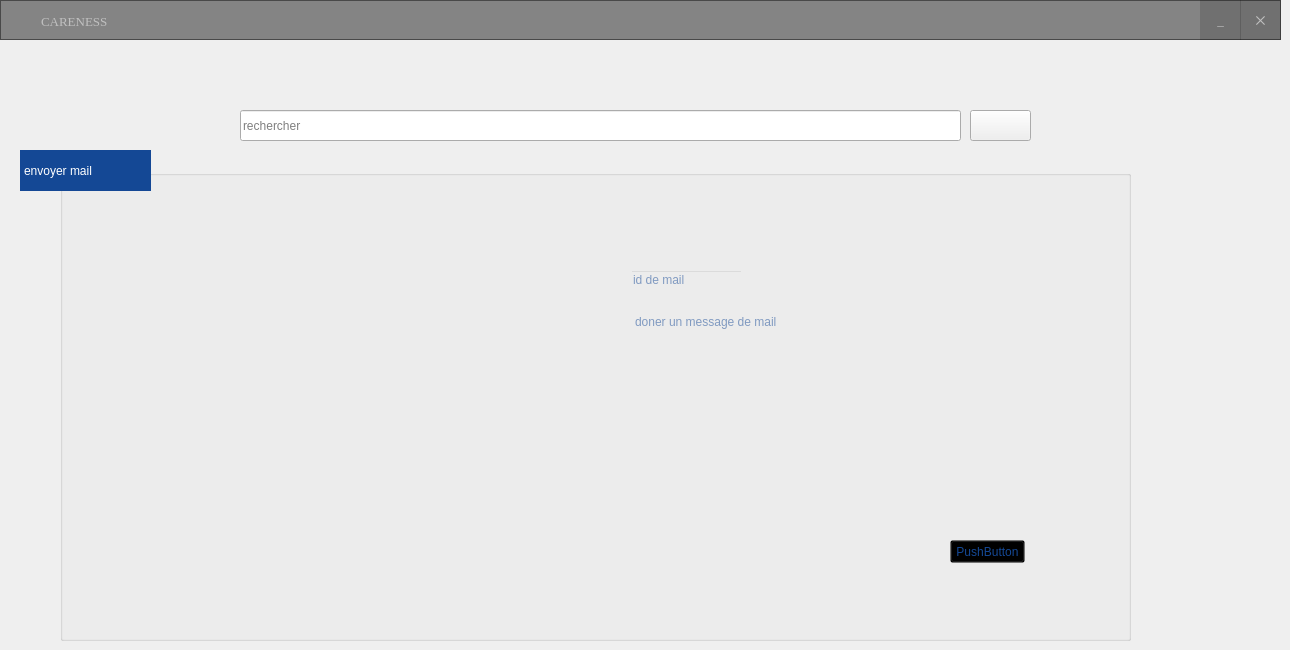
    <widget class="QWidget" name="page_2">
     <widget class="QFrame" name="frame_5">
      <property name="geometry">
       <rect>
        <x>0</x>
        <y>0</y>
        <width>1281</width>
        <height>40</height>
       </rect>
      </property>
      <property name="cursor">
       <cursorShape>ArrowCursor</cursorShape>
      </property>
      <property name="styleSheet">
       <string notr="true">QFrame{
background:rgba(0,0,0,0.45);
}

QFrame:hover{
background:rgba(0,0,0,0.50);
}

QPushButton{
color:silver;
}

QPushButton:hover{
color:white;
}</string>
      </property>
      <property name="frameShape">
       <enum>QFrame::StyledPanel</enum>
      </property>
      <property name="frameShadow">
       <enum>QFrame::Raised</enum>
      </property>
      <widget class="QLabel" name="label_42">
       <property name="geometry">
        <rect>
         <x>41</x>
         <y>11</y>
         <width>141</width>
         <height>21</height>
        </rect>
       </property>
       <property name="font">
        <font>
         <family>Times New Roman</family>
         <pointsize>10</pointsize>
         <weight>9</weight>
         <italic>false</italic>
         <bold>false</bold>
        </font>
       </property>
       <property name="styleSheet">
        <string notr="true">
color:silver;
background:transparent;</string>
       </property>
       <property name="text">
        <string>CARENESS</string>
       </property>
      </widget>
      <widget class="QPushButton" name="btn_minimize_4">
       <property name="geometry">
        <rect>
         <x>1200</x>
         <y>0</y>
         <width>41</width>
         <height>40</height>
        </rect>
       </property>
       <property name="font">
        <font>
         <family>Times New Roman</family>
         <pointsize>10</pointsize>
         <weight>9</weight>
         <italic>false</italic>
         <bold>false</bold>
         <underline>false</underline>
        </font>
       </property>
       <property name="cursor">
        <cursorShape>PointingHandCursor</cursorShape>
       </property>
       <property name="styleSheet">
        <string notr="true">QPushButton{
background:rgba(0, 0, 0,0.15);
border-radius:none;
}


QPushButton:hover{
background:rgba(0, 0, 0,0.6)
}</string>
       </property>
       <property name="text">
        <string>_</string>
       </property>
      </widget>
      <widget class="QPushButton" name="btn_close_4">
       <property name="geometry">
        <rect>
         <x>1240</x>
         <y>0</y>
         <width>41</width>
         <height>40</height>
        </rect>
       </property>
       <property name="font">
        <font>
         <family>Times New Roman</family>
         <pointsize>10</pointsize>
         <weight>9</weight>
         <italic>false</italic>
         <bold>false</bold>
        </font>
       </property>
       <property name="cursor">
        <cursorShape>PointingHandCursor</cursorShape>
       </property>
       <property name="styleSheet">
        <string notr="true">QPushButton{
background:rgba(0, 0, 0,0.15);
color:silver;

border-radius:none;
}


QPushButton:hover{
background:red;
color:white
}</string>
       </property>
       <property name="text">
        <string>✕</string>
       </property>
      </widget>
      <widget class="QLabel" name="label_43">
       <property name="geometry">
        <rect>
         <x>10</x>
         <y>0</y>
         <width>31</width>
         <height>31</height>
        </rect>
       </property>
       <property name="styleSheet">
        <string notr="true">image: url(:/new/prefix1/images/Logo.png);
background:transparent;</string>
       </property>
       <property name="text">
        <string>&lt;html&gt;&lt;head/&gt;&lt;body&gt;&lt;p&gt;&lt;br/&gt;&lt;/p&gt;&lt;/body&gt;&lt;/html&gt;</string>
       </property>
      </widget>
     </widget>
     <widget class="QLineEdit" name="RECHERCHES">
      <property name="geometry">
       <rect>
        <x>240</x>
        <y>110</y>
        <width>721</width>
        <height>31</height>
       </rect>
      </property>
      <property name="placeholderText">
       <string>rechercher</string>
      </property>
     </widget>
     <widget class="QPushButton" name="BRS">
      <property name="geometry">
       <rect>
        <x>970</x>
        <y>110</y>
        <width>61</width>
        <height>31</height>
       </rect>
      </property>
      <property name="styleSheet">
       <string notr="true"/>
      </property>
      <property name="text">
       <string/>
      </property>
      <property name="icon">
       <iconset resource="Resources.qrc">
        <normaloff>:/new/prefix1/images/loupe.png</normaloff>:/new/prefix1/images/loupe.png</iconset>
      </property>
     </widget>
     <widget class="QGroupBox" name="groupBox_10">
      <property name="geometry">
       <rect>
        <x>60</x>
        <y>170</y>
        <width>1071</width>
        <height>471</height>
       </rect>
      </property>
      <property name="styleSheet">
       <string notr="true">color: rgb(20, 72, 149);
background-color: transparent;
</string>
      </property>
      <property name="title">
       <string/>
      </property>
      <widget class="QPushButton" name="pushButton_3">
       <property name="geometry">
        <rect>
         <x>890</x>
         <y>370</y>
         <width>75</width>
         <height>23</height>
        </rect>
       </property>
       <property name="text">
        <string>PushButton</string>
       </property>
      </widget>
      <widget class="QTableView" name="TABRECHS">
       <property name="geometry">
        <rect>
         <x>50</x>
         <y>40</y>
         <width>331</width>
         <height>311</height>
        </rect>
       </property>
      </widget>
      <widget class="QLineEdit" name="lineEdit_2">
       <property name="geometry">
        <rect>
         <x>570</x>
         <y>100</y>
         <width>113</width>
         <height>20</height>
        </rect>
       </property>
       <property name="placeholderText">
        <string>id de mail</string>
       </property>
      </widget>
      <widget class="QPlainTextEdit" name="plainTextEdit">
       <property name="geometry">
        <rect>
         <x>570</x>
         <y>140</y>
         <width>311</width>
         <height>201</height>
        </rect>
       </property>
       <property name="placeholderText">
        <string>doner un message de mail</string>
       </property>
      </widget>
     </widget>
     <widget class="QLabel" name="label_44">
      <property name="geometry">
       <rect>
        <x>20</x>
        <y>150</y>
        <width>131</width>
        <height>41</height>
       </rect>
      </property>
      <property name="styleSheet">
       <string notr="true">QLabel{
    border: 1px solid transparent ;	
	color: rgb(255, 255, 255);
	font: 75 12pt &quot;Times New Roman&quot;;
	background-color: rgb(20, 72, 149);
}</string>
      </property>
      <property name="text">
       <string>envoyer mail</string>
      </property>
     </widget>
    </widget>
